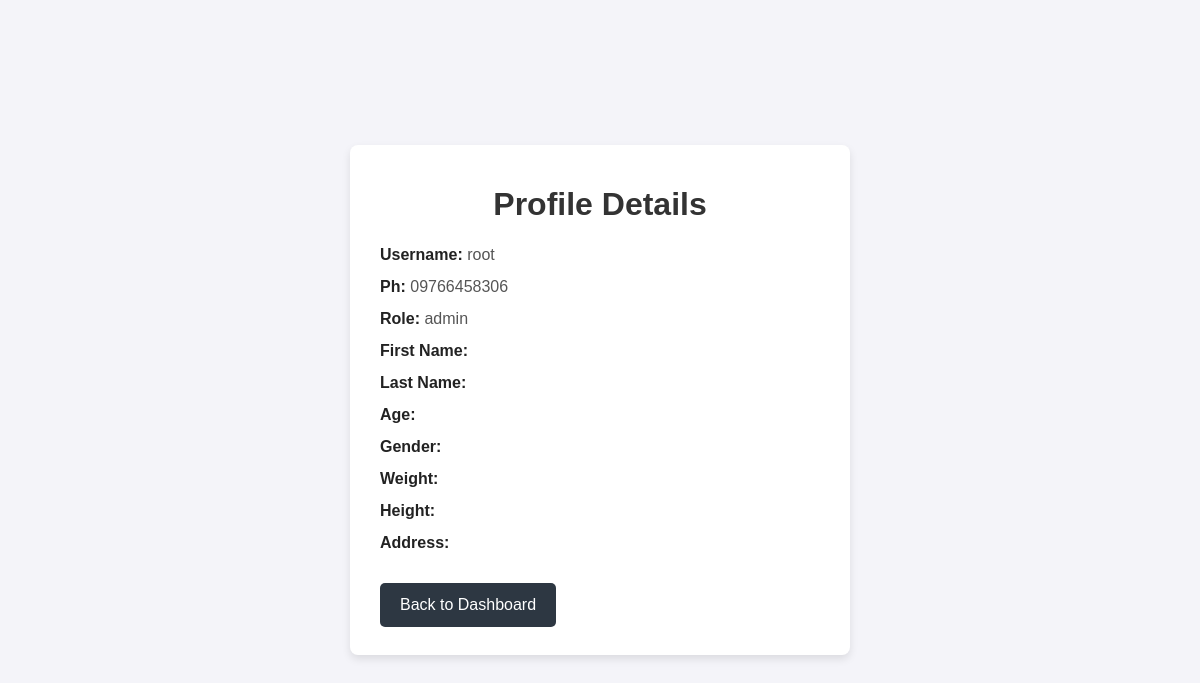
The page /view_profile.php (signed in) on the database its author committed.
### tables this page shows
CREATE TABLE `users` (
  `id` int(11) NOT NULL,
  `username` varchar(50) NOT NULL,
  `phone` varchar(100) NOT NULL,
  `password` varchar(255) NOT NULL,
  `role` enum('staff','admin') NOT NULL,
  `created_at` timestamp NOT NULL DEFAULT current_timestamp()
);

### view_profile.php (the view, shortened to what this page needs)
<?php
$host = 'localhost';
$db = 'gym_base';
$user = 'root';
$pass = '';
$conn = new mysqli($host, $user, $pass, $db);
$sql = "SELECT * FROM users WHERE username = '" . $_SESSION['username'] . "'";
$result = $conn->query($sql);
if ($result->num_rows === 1) {
    $user = $result->fetch_assoc();
} else {
    echo '<p>Error fetching profile information.</p>';
    exit();
}
?>
<!DOCTYPE html>
<html lang="en">
<head>
    <link rel="stylesheet" href="view_profile.css">
</head>
<body>
    <div class="profile-container">
        <h1>Profile Details</h1>
        <p><strong>Username:</strong> <?php echo htmlspecialchars($user['username']); ?></p>
        <p><strong>Ph:</strong> <?php echo htmlspecialchars($user['phone']); ?></p>
        <p><strong>Role:</strong> <?php echo htmlspecialchars($user['role']); ?></p>
        <p><strong>First Name:</strong> <?php echo htmlspecialchars($user['first_name']); ?></p>
        <p><strong>Last Name:</strong> <?php echo htmlspecialchars($user['last_name']); ?></p>
        <p><strong>Age:</strong> <?php echo htmlspecialchars($user['age']); ?></p>
        <p><strong>Gender:</strong> <?php echo htmlspecialchars($user['gender']); ?></p>
        <p><strong>Weight:</strong> <?php echo htmlspecialchars($user['weight']) . ' ' . htmlspecialchars($user['weight_unit']); ?></p>
        <p><strong>Height:</strong> <?php echo htmlspecialchars($user['height']); ?></p>
        <p><strong>Address:</strong> <?php echo htmlspecialchars($user['address']); ?></p>
        <p><a href="user_dashboard.php">Back to Dashboard</a></p>
    </div>
</body>
</html>

### view_profile.css (style rules this page uses)
body { font-family: Arial, sans-serif; background-color: #f4f4f9; margin: 0; padding: 0; display: flex; justify-content: center; align-items: center; height: 100vh; }
h1 { text-align: center; color: #333; margin-bottom: 20px; }
p { font-size: 16px; margin: 8px 0; line-height: 1.5; color: #555; }
strong { color: #222; }
.profile-container { background-color: #fff; padding: 20px 30px; border-radius: 8px; box-shadow: 0 4px 8px rgba(0, 0, 0, 0.1); max-width: 500px; width: 100%; box-sizing: border-box; }
a { display: inline-block; margin-top: 20px; text-decoration: none; background-color: #2d3742; color: #fff; padding: 10px 20px; border-radius: 5px; transition: background-color 0.3s ease; }

### rows shown on the page
users: username "root", phone "09766458306", role "admin"
